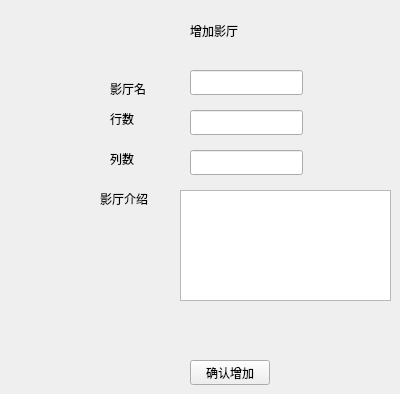
    <widget class="QWidget" name="add_theater_ui">
     <widget class="QLabel" name="label_22">
      <property name="geometry">
       <rect>
        <x>190</x>
        <y>20</y>
        <width>101</width>
        <height>21</height>
       </rect>
      </property>
      <property name="text">
       <string>增加影厅</string>
      </property>
     </widget>
     <widget class="QLabel" name="label_23">
      <property name="geometry">
       <rect>
        <x>110</x>
        <y>80</y>
        <width>53</width>
        <height>17</height>
       </rect>
      </property>
      <property name="text">
       <string>影厅名</string>
      </property>
     </widget>
     <widget class="QLabel" name="label_24">
      <property name="geometry">
       <rect>
        <x>110</x>
        <y>110</y>
        <width>53</width>
        <height>17</height>
       </rect>
      </property>
      <property name="text">
       <string>行数</string>
      </property>
     </widget>
     <widget class="QLabel" name="label_25">
      <property name="geometry">
       <rect>
        <x>110</x>
        <y>150</y>
        <width>53</width>
        <height>17</height>
       </rect>
      </property>
      <property name="text">
       <string>列数</string>
      </property>
     </widget>
     <widget class="QLabel" name="label_26">
      <property name="geometry">
       <rect>
        <x>100</x>
        <y>190</y>
        <width>81</width>
        <height>17</height>
       </rect>
      </property>
      <property name="text">
       <string>影厅介绍</string>
      </property>
     </widget>
     <widget class="QTextEdit" name="textEdit_studio_introduce">
      <property name="geometry">
       <rect>
        <x>180</x>
        <y>190</y>
        <width>211</width>
        <height>111</height>
       </rect>
      </property>
     </widget>
     <widget class="QLineEdit" name="lineEdit_studioname">
      <property name="geometry">
       <rect>
        <x>190</x>
        <y>70</y>
        <width>113</width>
        <height>25</height>
       </rect>
      </property>
     </widget>
     <widget class="QLineEdit" name="lineEdit_row">
      <property name="geometry">
       <rect>
        <x>190</x>
        <y>110</y>
        <width>113</width>
        <height>25</height>
       </rect>
      </property>
     </widget>
     <widget class="QLineEdit" name="lineEdit_col">
      <property name="geometry">
       <rect>
        <x>190</x>
        <y>150</y>
        <width>113</width>
        <height>25</height>
       </rect>
      </property>
     </widget>
     <widget class="QPushButton" name="pushButton_9">
      <property name="geometry">
       <rect>
        <x>190</x>
        <y>360</y>
        <width>80</width>
        <height>25</height>
       </rect>
      </property>
      <property name="text">
       <string>确认增加</string>
      </property>
     </widget>
    </widget>
